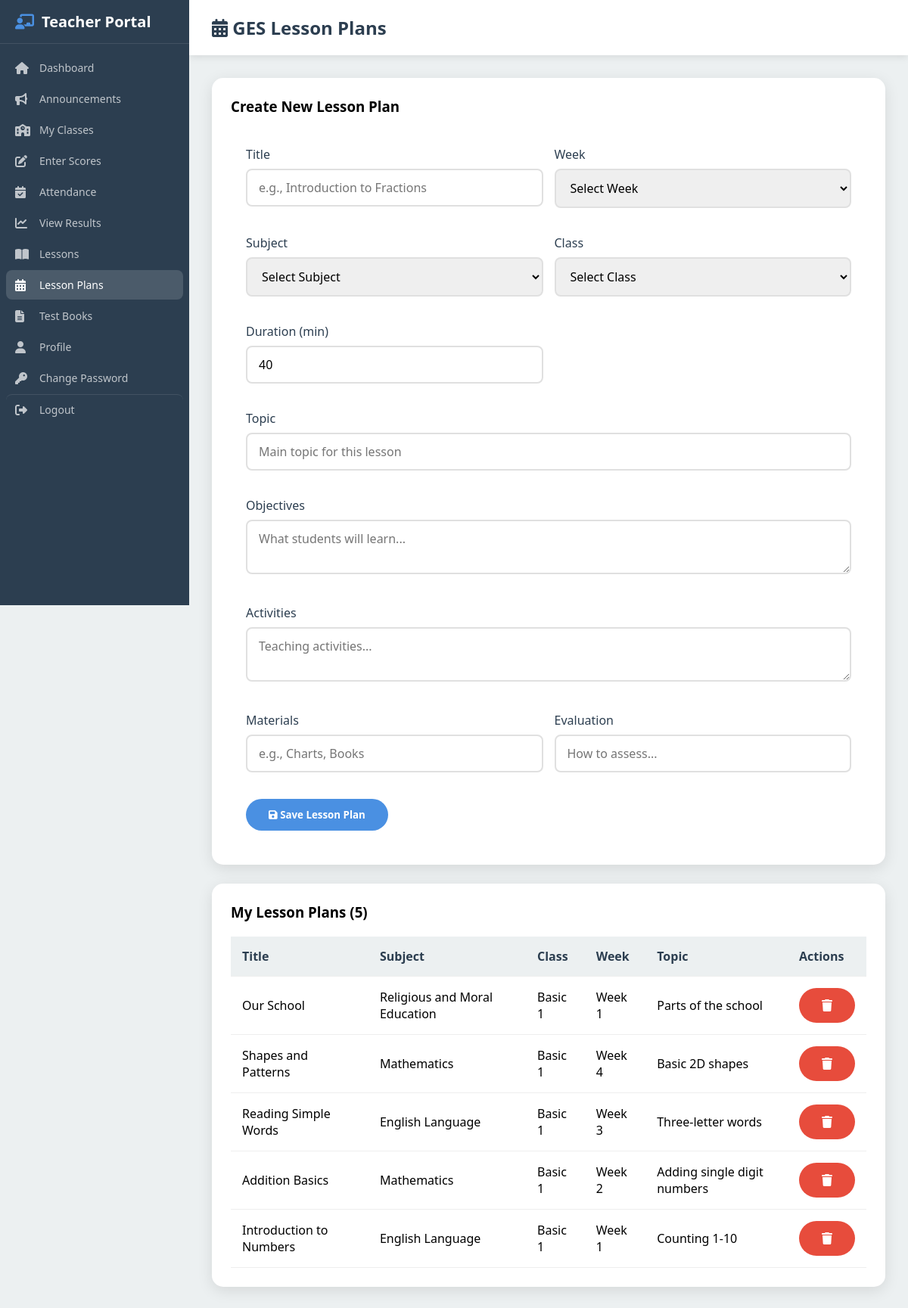
Page /teacher/lesson_plans.php (signed in) on the committed database.
### tables this page shows
CREATE TABLE lesson_plans (
    id INT AUTO_INCREMENT PRIMARY KEY,
    teacher_id INT,
    class_id INT NOT NULL,
    subject_id INT NOT NULL,
    title VARCHAR(200),
    term VARCHAR(20) DEFAULT 'Term 1',
    academic_year VARCHAR(20) DEFAULT '2025-2026',
    week VARCHAR(50) NOT NULL,
    topic VARCHAR(200),
    sub_topic VARCHAR(200),
    objectives TEXT,
    activities TEXT,
    materials TEXT,
    duration VARCHAR(50),
    evaluation TEXT,
    file_name VARCHAR(255),
    file_path VARCHAR(255),
    created_at TIMESTAMP DEFAULT CURRENT_TIMESTAMP,
    INDEX idx_teacher_id (teacher_id),
    INDEX idx_class_id (class_id),
    INDEX idx_subject_id (subject_id),
    INDEX idx_term_year (term, academic_year)
);

CREATE TABLE subjects (
    id INT AUTO_INCREMENT PRIMARY KEY,
    subject_name VARCHAR(100) NOT NULL,
    category VARCHAR(20) DEFAULT 'core',
    level VARCHAR(20) DEFAULT 'all',
    created_at TIMESTAMP DEFAULT CURRENT_TIMESTAMP,
    INDEX idx_category (category),
    INDEX idx_level (level)
);

CREATE TABLE classes (
    id INT AUTO_INCREMENT PRIMARY KEY,
    class_name VARCHAR(50) NOT NULL,
    section VARCHAR(10) NOT NULL,
    level VARCHAR(20) DEFAULT 'primary',
    class_teacher_id INT,
    status ENUM('active', 'inactive') DEFAULT 'active',
    created_at TIMESTAMP DEFAULT CURRENT_TIMESTAMP,
    INDEX idx_level (level),
    INDEX idx_class_teacher (class_teacher_id),
    INDEX idx_status (status),
    INDEX idx_name_level (class_name, level)
);

### teacher/lesson_plans.php (the view, shortened to what this page needs)
<?php
require_once '../config/database.php';
$teacherId = $_SESSION['teacher_id'];
$myPlans = $pdo->query("SELECT lp.*, c.class_name, s.subject_name FROM lesson_plans lp LEFT JOIN classes c ON lp.class_id = c.id LEFT JOIN subjects s ON lp.subject_id = s.id WHERE lp.teacher_id = $teacherId ORDER BY lp.id DESC")->fetchAll();
?>
<!DOCTYPE html>
<html lang="en">
<head>
    <link rel="stylesheet" href="https://cdnjs.cloudflare.com/ajax/libs/font-awesome/6.4.0/css/all.min.css">
    <link rel="stylesheet" href="../assets/css/styles.css">
</head>
<body>
    <nav class="sidebar">
        <div class="sidebar-brand"><i class="fas fa-chalkboard-teacher"></i> Teacher Portal</div>
        <ul class="sidebar-menu">
            <li><a href="index.php"><i class="fas fa-home"></i> Dashboard</a></li>
            <li><a href="announcements.php"><i class="fas fa-bullhorn"></i> Announcements</a></li>
            <li><a href="my_classes.php"><i class="fas fa-school"></i> My Classes</a></li>
            <li><a href="enter_scores.php"><i class="fas fa-edit"></i> Enter Scores</a></li>
            <li><a href="attendance.php"><i class="fas fa-calendar-check"></i> Attendance</a></li>
            <li><a href="results.php"><i class="fas fa-chart-line"></i> View Results</a></li>
            <li><a href="lessons.php"><i class="fas fa-book-open"></i> Lessons</a></li>
            <li><a href="lesson_plans.php" class="active"><i class="fas fa-calendar-alt"></i> Lesson Plans</a></li>
            <li><a href="test_books.php"><i class="fas fa-file-alt"></i> Test Books</a></li>
            <li><a href="profile.php"><i class="fas fa-user"></i> Profile</a></li>
            <li><a href="change_password.php"><i class="fas fa-key"></i> Change Password</a></li>
            <li><a href="../logout.php" class="logout-link"><i class="fas fa-sign-out-alt"></i> Logout</a></li>
        </ul>
    </nav>
    <main class="main-content">
        <div class="header"><h1><i class="fas fa-calendar-alt"></i> GES Lesson Plans</h1></div>
        <div class="content">
            <div class="table-container" style="margin-bottom: 25px;">
                <div class="table-header"><h3>Create New Lesson Plan</h3></div>
                <form method="POST" style="padding: 20px;">
                    <div style="display: grid; grid-template-columns: 1fr 1fr; gap: 15px;">
                        <div class="form-group">
                            <label>Title</label>
                            <input type="text" name="title" required placeholder="e.g., Introduction to Fractions">
                        </div>
                        <div class="form-group">
                            <label>Week</label>
                            <select name="week" required>
                                <option value="">Select Week</option>
                            </select>
                        </div>
                        <div class="form-group">
                            <label>Subject</label>
                            <select name="subject_id" required>
                                <option value="">Select Subject</option>
                            </select>
                        </div>
                        <div class="form-group">
                            <label>Class</label>
                            <select name="class_id" required>
                                <option value="">Select Class</option>
                            </select>
                        </div>
                        <div class="form-group">
                            <label>Duration (min)</label>
                            <input type="text" name="duration" value="40" placeholder="e.g., 40">
                        </div>
                        <div class="form-group" style="grid-column: span 2;">
                            <label>Topic</label>
                            <input type="text" name="topic" required placeholder="Main topic for this lesson">
                        </div>
                        <div class="form-group" style="grid-column: span 2;">
                            <label>Objectives</label>
                            <textarea name="objectives" rows="2" placeholder="What students will learn..."></textarea>
                        </div>
                        <div class="form-group" style="grid-column: span 2;">
                            <label>Activities</label>
                            <textarea name="activities" rows="2" placeholder="Teaching activities..."></textarea>
                        </div>
                        <div class="form-group">
                            <label>Materials</label>
                            <input type="text" name="materials" placeholder="e.g., Charts, Books">
                        </div>
                        <div class="form-group">
                            <label>Evaluation</label>
                            <input type="text" name="evaluation" placeholder="How to assess...">
                        </div>
                    </div>
                    <button type="submit" name="save_plan" class="btn btn-primary" style="margin-top: 15px;">
                        <i class="fas fa-save"></i> Save Lesson Plan
                    </button>
                </form>
            </div>
            <div class="table-container">
                <div class="table-header"><h3>My Lesson Plans (<?php echo count($myPlans); ?>)</h3></div>
                <?php if (empty($myPlans)): ?>
                <div style="text-align: center; padding: 40px; color: #999;">
                    <i class="fas fa-calendar-alt" style="font-size: 50px;"></i>
                    <p>No lesson plans yet.</p>
                </div>
                <?php else: ?>
                <table>
                    <thead>
                        <tr>
                            <th>Title</th>
                            <th>Subject</th>
                            <th>Class</th>
                            <th>Week</th>
                            <th>Topic</th>
                            <th>Actions</th>
                        </tr>
                    </thead>
                    <tbody>
                        <?php foreach ($myPlans as $p): ?>
                        <tr>
                            <td><?php echo htmlspecialchars($p['title']); ?></td>
                            <td><?php echo htmlspecialchars($p['subject_name'] ?? '-'); ?></td>
                            <td><?php echo htmlspecialchars(($p['class_name'] ?? '-') . ' ' . ($p['section'] ?? '')); ?></td>
                            <td><?php echo $p['week']; ?></td>
                            <td><?php echo htmlspecialchars($p['topic']); ?></td>
                            <td>
                                <a href="?delete=<?php echo $p['id']; ?>" class="btn btn-sm btn-danger" onclick="return confirm('Delete?')">
                                    <i class="fas fa-trash"></i>
                                </a>
                            </td>
                        </tr>
                        <?php endforeach; ?>
                    </tbody>
                </table>
                <?php endif; ?>
            </div>
        </div>
    </main>
</body>
</html>

### assets/css/styles.css (style rules this page uses)
:root { --primary: #4a90e2; --primary-dark: #357abd; --primary-light: #6ba3e8; --secondary: #50c878; --danger: #e74c3c; --warning: #f39c12; --success: #27ae60; --dark: #2c3e50; --dark-sidebar: #2c3e50; --light: #ecf0f1; --white: #ffffff; --gray: #95a5a6; --shadow: rgba(0, 0, 0, 0.1); }
[data-theme="blue"] { --primary: #4a90e2; --primary-dark: #357abd; --primary-light: #6ba3e8; --secondary: #50c878; --danger: #e74c3c; --warning: #f39c12; --dark: #2c3e50; --dark-sidebar: #2c3e50; }
* { margin: 0; padding: 0; box-sizing: border-box; font-family: 'Segoe UI', Tahoma, Geneva, Verdana, sans-serif; }
body { background-color: var(--light); min-height: 100vh; }
.sidebar { width: 250px; background: var(--dark-sidebar); height: 100vh; position: fixed; left: 0; top: 0; transition: transform 0.3s; z-index: 1001; display: flex; flex-direction: column; overflow: hidden; }
.sidebar-brand { color: var(--white); font-size: 20px; font-weight: bold; padding: 15px 20px; border-bottom: 1px solid rgba(255,255,255,0.1); display: flex; align-items: center; gap: 10px; flex-shrink: 0; }
.sidebar-brand i { color: var(--primary); }
.sidebar-menu { list-style: none; flex: 1; overflow-y: auto; overflow-x: hidden; padding: 10px 0; scrollbar-width: thin; scrollbar-color: rgba(255,255,255,0.3) transparent; }
.sidebar-menu li { margin: 2px 8px; }
.sidebar-menu a { display: flex; align-items: center; padding: 10px 12px; color: rgba(255,255,255,0.7); text-decoration: none; transition: all 0.3s; gap: 10px; border-radius: 8px; font-size: 14px; }
.sidebar-menu a:hover, .sidebar-menu a.active { background: rgba(255,255,255,0.15); color: var(--white); }
.sidebar-menu a i { width: 22px; font-size: 16px; }
.sidebar-menu .logout-link { margin-top: auto; border-top: 1px solid rgba(255,255,255,0.1); padding-top: 10px; }
.main-content { margin-left: 250px; min-height: 100vh; }
.header { background: var(--white); padding: 20px 30px; box-shadow: 0 2px 10px var(--shadow); display: flex; justify-content: space-between; align-items: center; }
.header h1 { font-size: 24px; color: var(--dark); }
.content { padding: 30px; }
.btn { display: inline-block; padding: 12px 30px; background: var(--primary); color: var(--white); text-decoration: none; border-radius: 25px; font-weight: bold; transition: transform 0.3s, box-shadow 0.3s; border: none; cursor: pointer; }
.btn-primary { background: var(--primary); color: var(--white); }
.btn-danger { background: var(--danger); color: var(--white); }
.table-container { background: var(--white); border-radius: 15px; padding: 25px; box-shadow: 0 5px 20px var(--shadow); }
.table-header { display: flex; justify-content: space-between; align-items: center; margin-bottom: 20px; }
table { width: 100%; border-collapse: collapse; }
table th, table td { padding: 15px; text-align: left; border-bottom: 1px solid #eee; }
table th { background: var(--light); font-weight: 600; color: var(--dark); }
.form-group { margin-bottom: 20px; }
.form-group label { display: block; margin-bottom: 8px; color: var(--dark); font-weight: 500; }
.form-group input, .form-group select, .form-group textarea { width: 100%; padding: 12px 15px; border: 2px solid #e0e0e0; border-radius: 8px; font-size: 16px; transition: border-color 0.3s; }

### rows in the picture
lesson_plans: title "Our School", subject.subject_name "Religious and Moral Education", class.class_name "Basic 1", week "Week 1", topic "Parts of the school"
lesson_plans: title "Shapes and Patterns", subject.subject_name "Mathematics", class.class_name "Basic 1", week "Week 4", topic "Basic 2D shapes"
lesson_plans: title "Reading Simple Words", subject.subject_name "English Language", class.class_name "Basic 1", week "Week 3", topic "Three-letter words"
lesson_plans: title "Addition Basics", subject.subject_name "Mathematics", class.class_name "Basic 1", week "Week 2", topic "Adding single digit numbers"
lesson_plans: title "Introduction to Numbers", subject.subject_name "English Language", class.class_name "Basic 1", week "Week 1", topic "Counting 1-10"

### other values in the picture
count($myPlans) "5"
